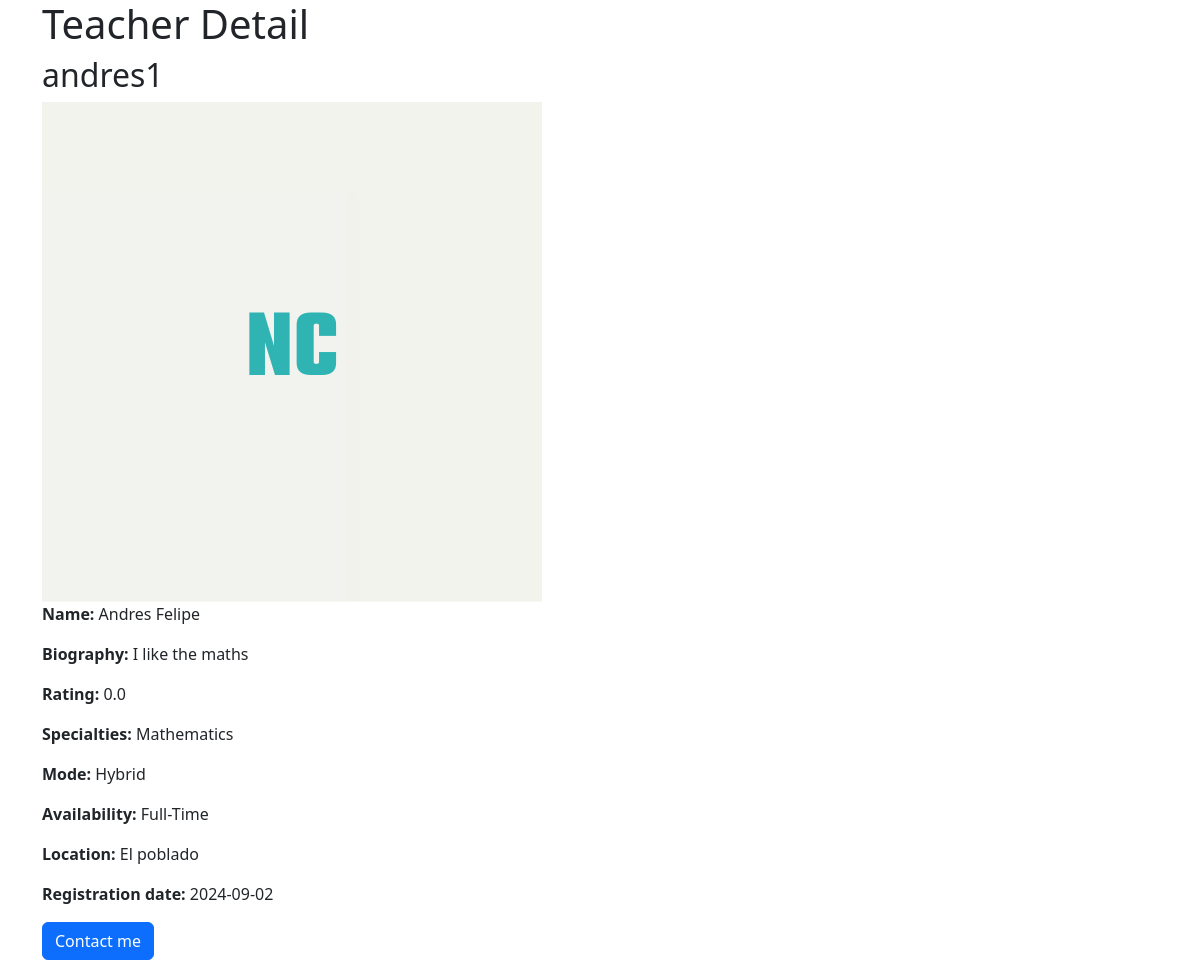
Page /teachers/1 on the committed database.
### users/models.py (models this page shows)
class Teacher(models.Model):
    user = models.OneToOneField(User, on_delete=models.CASCADE)
    specialties = models.CharField(
        max_length=50,
        choices=Specialties.choices
    )
    biography = models.TextField()
    average_rating = models.FloatField(default=0.0)
    availability = models.CharField(
        max_length=50,
        choices=Availability.choices
    )
    mode = models.CharField(
        max_length=50,
        choices=Mode.choices
    )

class User(models.Model):
    user_id = models.AutoField(primary_key=True)
    name = models.CharField(max_length=255)
    username = models.CharField(max_length=150, unique=True)
    email = models.EmailField(unique=True)
    password = models.CharField(max_length=128)
    user_type = models.CharField(
        max_length=10,
        choices=UserType.choices
    )
    registration_date = models.DateTimeField(auto_now_add=True)
    profile_picture = models.ImageField(upload_to='profile_photos/', default='profile_photos/default_profile.png', null=True, blank=True)
    address = models.CharField(max_length=255, null=True, blank=True)
    profile_complete = models.BooleanField(default=False)

### search/views.py (the view)
# urls.py: path('teachers/<int:teacher_id>', views.teachers_detail, name='teachers_detail'),
def teachers_detail(request, teacher_id):
    teacher = get_object_or_404(Teacher, id=teacher_id)
    return render(request, 'teachers_detail.html', {'teacher': teacher})

### search/templates/teachers_detail.html (shortened to what this page needs)
{% extends 'base.html' %}
{% block content %}
<!DOCTYPE html>
<html lang="en">
<head>
</head>
<body>
    <h1>Teacher Detail</h1>
    <h2>{{ teacher.user.username }}</h1>
    <img src="{{ teacher.user.profile_picture.url }}" alt="{{ teacher.user.username }}">
    <p><strong>Name:</strong> {{ teacher.user.name }}</p>
    <p><strong>Biography:</strong> {{ teacher.biography }}</p>
    <p><strong>Rating:</strong> {{ teacher.average_rating }}</p>
    <p><strong>Specialties:</strong> {{ teacher.get_specialties_display }}</p>
    <p><strong>Mode:</strong> {{ teacher.get_mode_display }}</p>
    <p><strong>Availability:</strong> {{ teacher.get_availability_display }}</p>
    <p><strong>Location:</strong> {{ teacher.user.address }}</p>
    <p><strong>Registration date:</strong> {{ teacher.user.registration_date|date:"Y-m-d" }}</p>
    <a  class="btn btn-primary">Contact me</a>
</body>
</html>
{% endblock content %}

### rows in the picture
Teacher: user.username "andres1", user.profile_picture (placeholder picture), user.name "Andres Felipe", biography "I like the maths", average_rating "0.0", specialties "Mathematics", mode "Hybrid", availability "Full-Time", user.address "El poblado", user.registration_date "2024-09-02"
